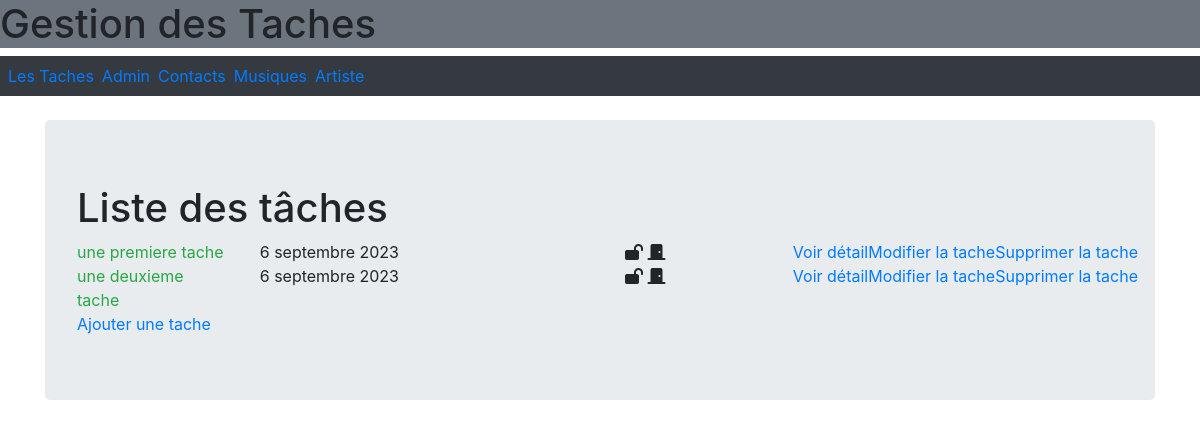
The page /lesTaches/taches/ on the database as committed earlier.
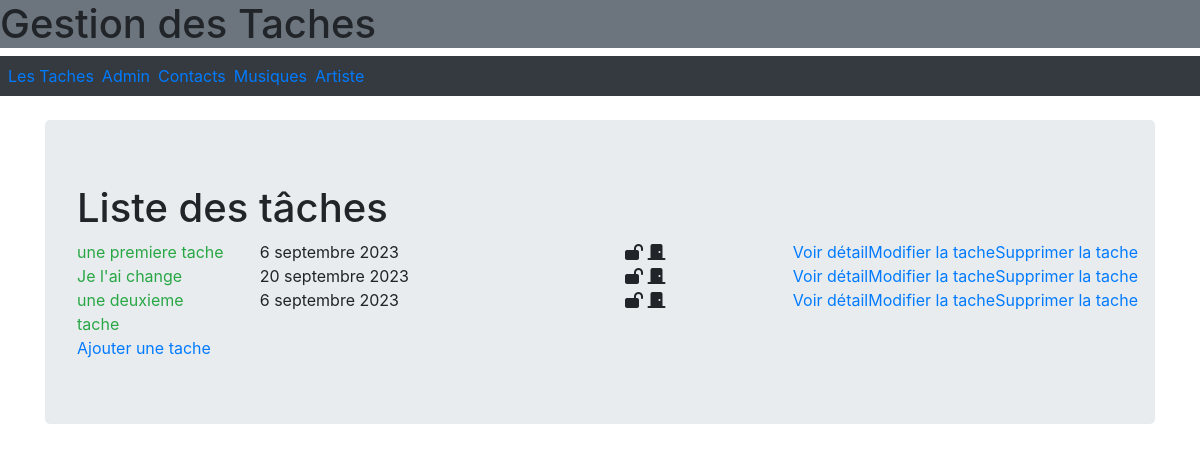
The same page on the database as committed later.
### lesTaches/models.py (models this page shows, shortened)
class Task(models.Model):
    name = models.CharField(max_length=250)
    description = models.TextField()
    created_date = models.DateField(auto_now_add=True)
    due_date = models.DateField(null=True, blank=True)
    schedule_date =models.DateField(default=datetime.now()+timedelta(days=7))
    closed = models.BooleanField(default=False)  # Rectifié 'false' en 'False'

### lesTaches/views.py (the view)
# urls.py: path("taches/", views.task_listing,name="listing"),
def task_listing(request):
  tasks = Task.objects.all().order_by('due_date')
  return render(request,template_name='lesTaches/list2.html',context={'objects':tasks})

### lesTaches/templates/lesTaches/list2.html (shortened to what this page needs)
{% extends "baseLayout.html" %}
{% load static %}
{% block styles %}
    {{ block.super }}
{% endblock %}
{% block content %}
<h1>Liste des tâches</h1>
{% for tache in objects %}
<div class="row">
    <div class="col text-success">{{tache.name}}</div>
    <div class="col">{{tache.created_date}}</div>
    <div class="col">{{tache.colored_due_date}}</div>
    <div class="col">
        {% if tache.closed %}
        <i class="fas fa-lock"></i>
        {% else %}
        <i class="fas fa-lock-open"></i>
        {% endif %}
        <i class="fa-solid fa-door-closed fa-bounce"></i>
    </div>
    <a href="{% url 'lesTaches:details' tache.id %}">Voir détail</a>
    <a href="{% url 'lesTaches:task-update' tache.id %}"> Modifier la tache</a>
    <a href="{% url 'lesTaches:task-delete' tache.id %}"> Supprimer la tache</a>
</div>
{% endfor %}
    <a href="{% url 'lesTaches:task-create' %}"> Ajouter une tache</a>
{% endblock %}

Rows that differ between the two databases and show on the page:
added Task: name "Je l'ai change", created_date "20 septembre 2023", closed False (drawn)
